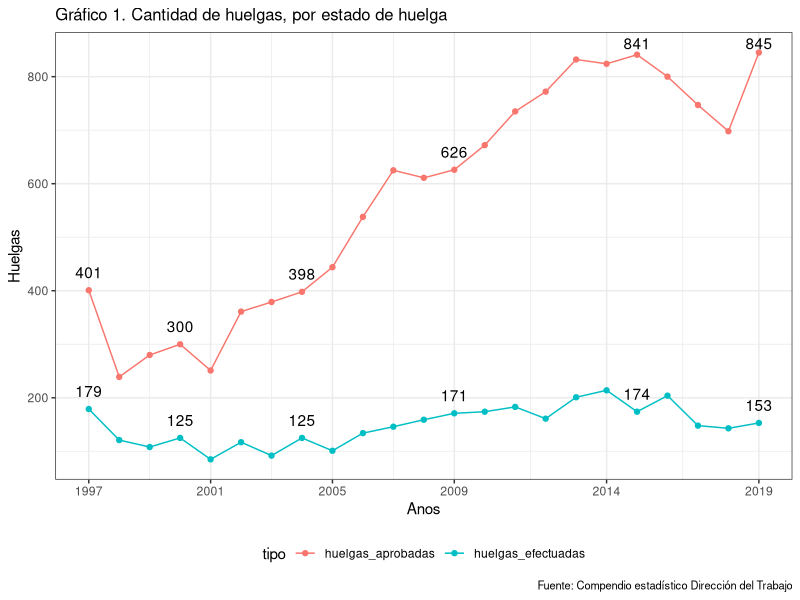
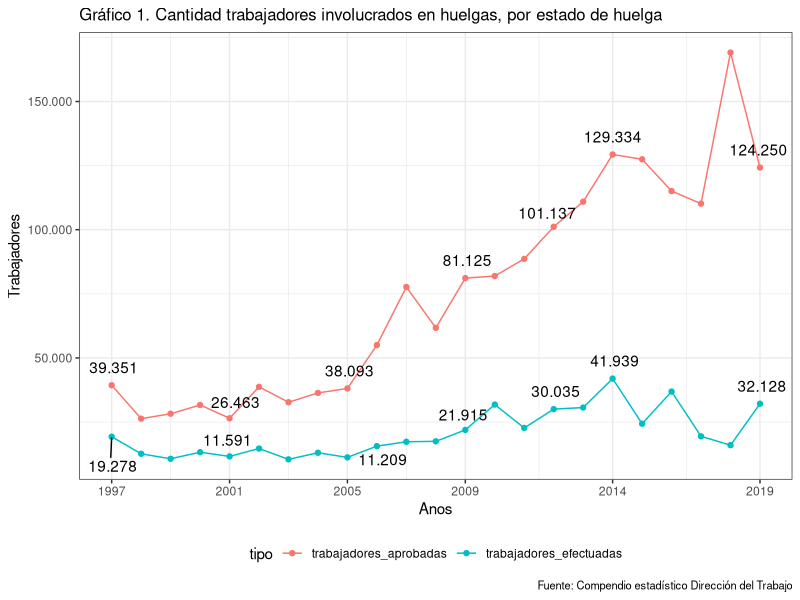
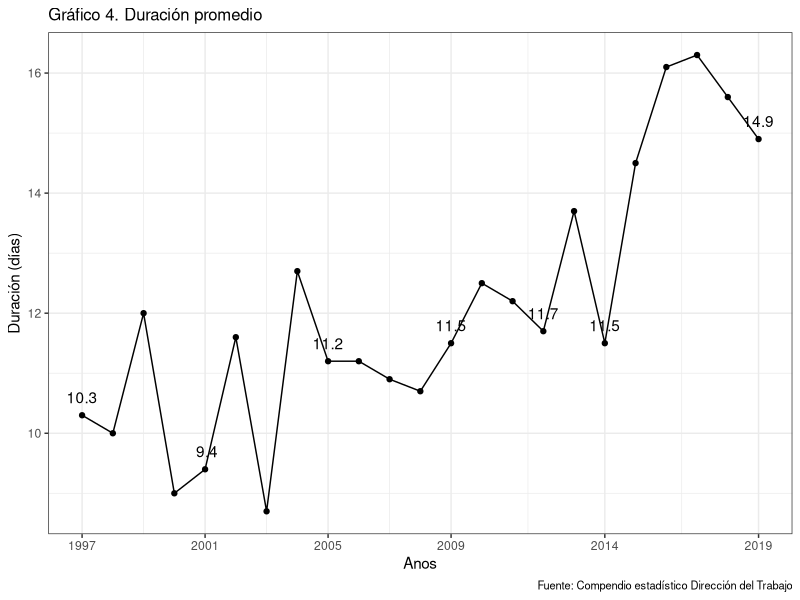
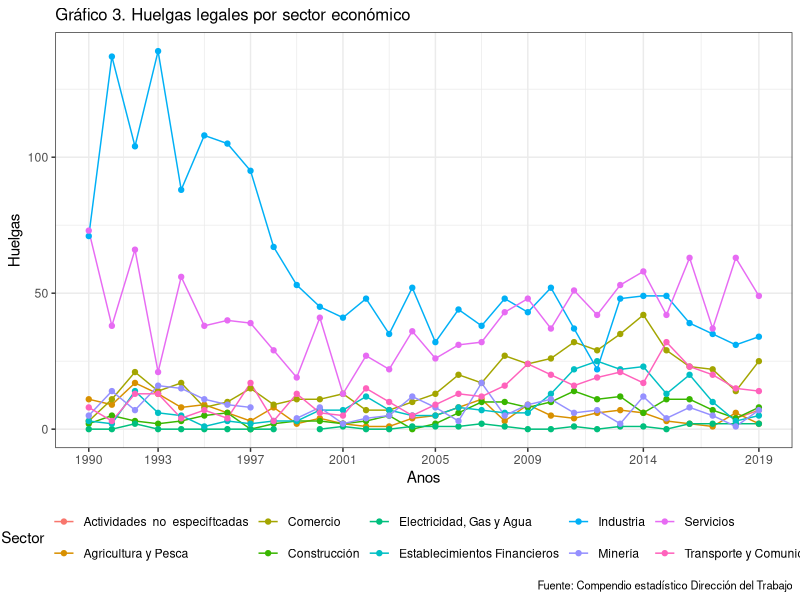
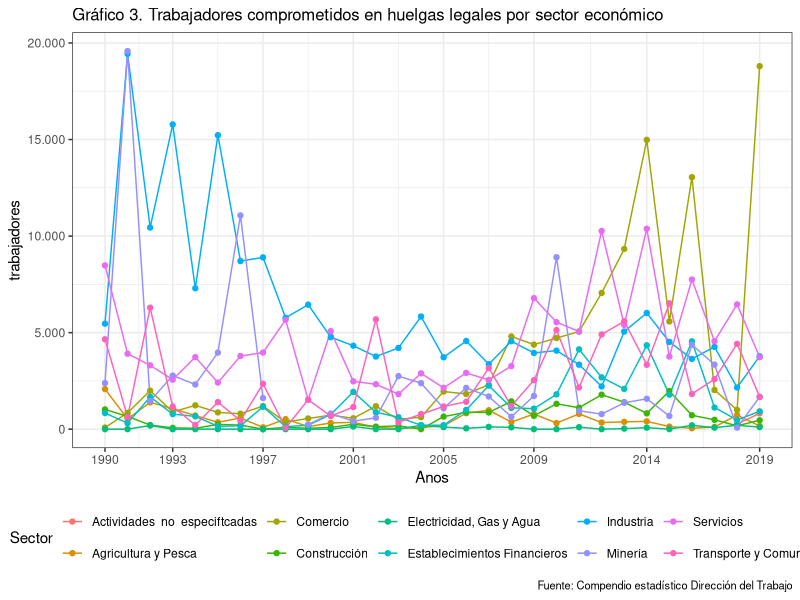
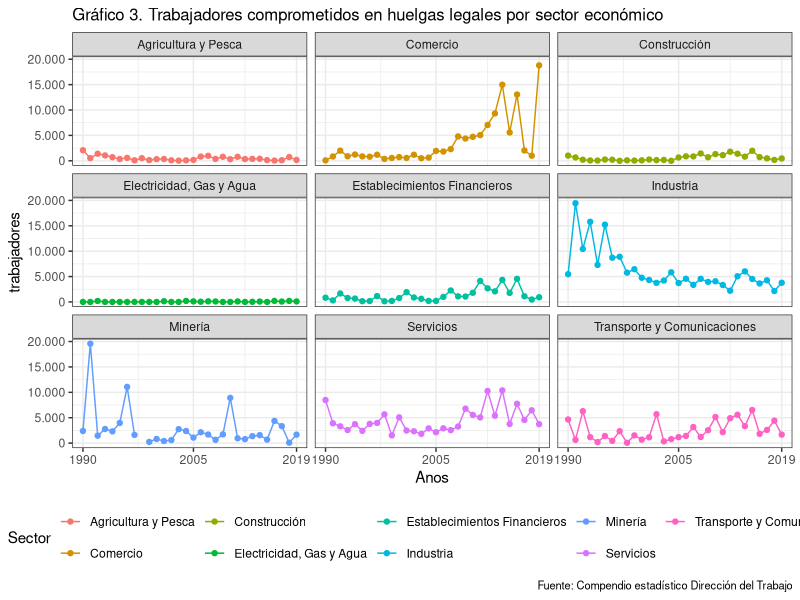
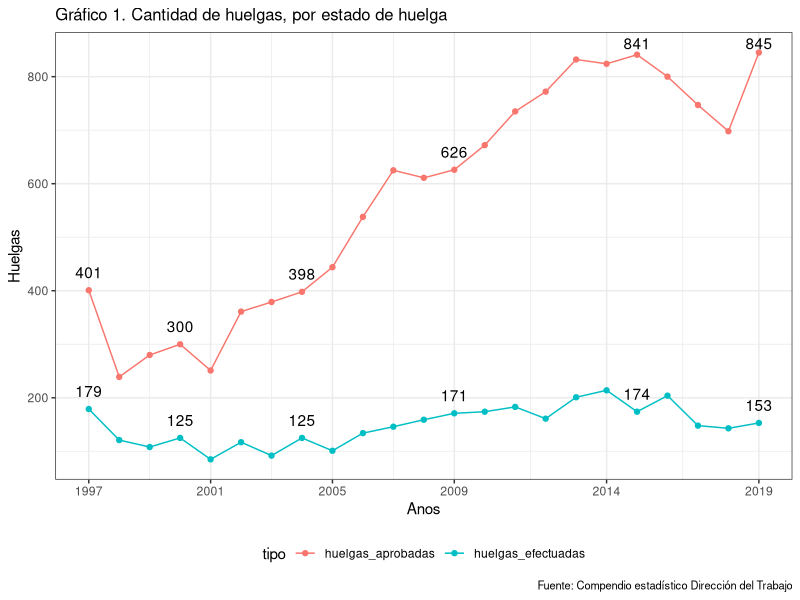
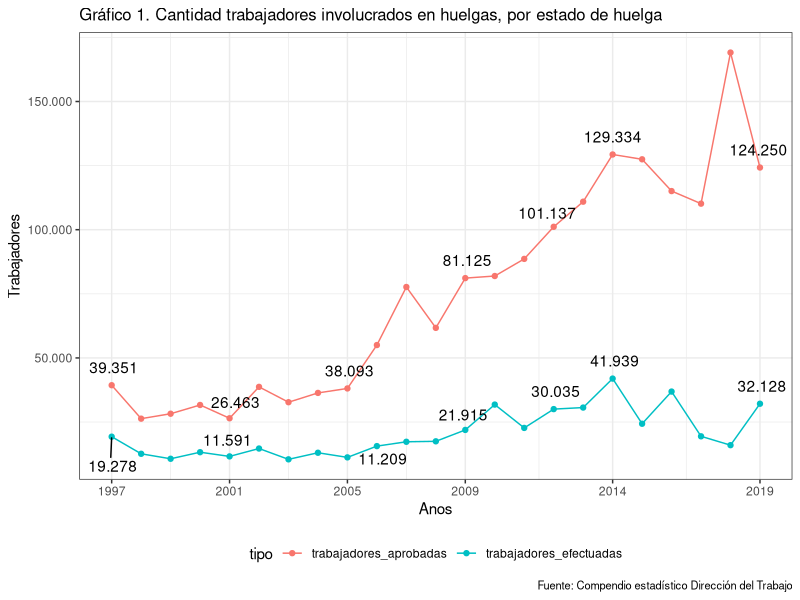

Write R code to recreate these figures, in order. (Note: this script raises an error after producing the figures.)
library(tidyverse)
library(ggrepel)
library(openxlsx)
library(tibble)


# 3. HUELGAS -----------------------------------------------------------------



#### Cuadro1.  ####

f0<-c("ano",
      "huelgas_aprobadas",
      "trabajadores_aprobadas",
      "huelgas_efectuadas",
      "trabajadores_efectuadas")

cuadro1<-rbind(
c(1997 ,401 ,39351 ,179 , 19278),
c(1998 ,239 ,26308 ,121 , 12608),
c(1999 ,280 ,28236 ,108 , 10667),
c(2000 ,300 ,31645 ,125 , 13227),
c(2001 ,251 ,26463 ,85 ,  11591),
c(2002 ,361 ,38708 ,117 , 14662),
c(2003 ,379 ,32722 ,92  , 10443),
c(2004 ,398 ,36352 ,125 , 13013),
c(2005 ,444 ,38093 ,101 , 11209),
c(2006 ,538 ,55017 ,134 , 15602),
c(2007 ,625 ,77659 ,146 , 17294),
c(2008 ,611 ,61721 ,159 , 17473),
c(2009 ,626 ,81125 ,171 , 21915),
c(2010 ,672 ,81940 ,174 , 31799),
c(2011 ,735 ,88617 ,183 , 22698),
c(2012 ,772 ,101137, 161, 30035),
c(2013 ,832 ,110929, 201, 30638),
c(2014 ,824 ,129334, 214, 41939),
c(2015 ,841 ,127458, 174, 24325),
c(2016 ,800 ,115064, 204, 36876),
c(2017 ,747 ,110158, 148, 19425),
c(2018 ,698 ,169087, 143, 15969),
c(2019, 845, 124250, 153, 32128)
)

cuadro1<-cuadro1 %>% as.data.frame()
names(cuadro1)<-f0
cuadro1


# Grafico 1
cuadro1 %>% select(ano,huelgas_aprobadas,huelgas_efectuadas) %>% 
  gather(tipo,huelgas,-ano) %>% mutate(huelgas=as.numeric(huelgas)) %>% 
  ggplot(aes(x=ano,y=huelgas,color=tipo)) + geom_line() + geom_point() + theme_bw() + 
  labs(title = "Gráfico 1. Cantidad de huelgas, por estado de huelga",
       x="Anos",
       y = "Huelgas",
       caption = "Fuente: Compendio estadístico Dirección del Trabajo") + 
  theme(legend.position = "bottom",plot.title = element_text(size=12),
        plot.subtitle = element_text(size=10),
        plot.caption = element_text(size=8)) + 
  geom_text_repel(aes(label=ifelse(ano%in%c(1997,2000,2004,2009,2015,2019),format(round(huelgas,1)),"")), vjust=-1,colour="black") +
  scale_x_continuous(limits = c(1997, 2019),breaks = c(1997,2001,2005,2009,2014,2019))
  
  
  ggsave(
    plot = last_plot(),
    filename = "Output/Graficos/3. HUELGAS/grafico1.A.Cantidad de huelgas, por estado de huelga.png",
    device = "png",
    dpi = "retina",
    units = "cm",
    width = 33,
    height = 17
  )


  cuadro1 %>% select(ano,trabajadores_aprobadas,trabajadores_efectuadas) %>% 
    gather(tipo,huelgas,-ano) %>% mutate(huelgas=as.numeric(huelgas)) %>% 
    ggplot(aes(x=ano,y=huelgas,color=tipo)) + geom_line() + geom_point() + theme_bw() + 
    labs(title = "Gráfico 1. Cantidad trabajadores involucrados en huelgas, por estado de huelga",
         x="Anos",
         y = "Trabajadores",
         caption = "Fuente: Compendio estadístico Dirección del Trabajo") + 
    theme(legend.position = "bottom",plot.title = element_text(size=12),
          plot.subtitle = element_text(size=10),
          plot.caption = element_text(size=8)) + 
    geom_text_repel(aes(label=ifelse(ano%in%c(1997,2001,2005,2009,2012,2014,2019),format(round(huelgas,1),big.mark = ".", scientific = FALSE),"")), vjust=-1,colour="black") +
    scale_y_continuous(labels=function(x) format(x, big.mark = ".", scientific = FALSE))+
    scale_x_continuous(limits = c(1997, 2019),breaks = c(1997,2001,2005,2009,2014,2019))
  
  
  ggsave(
    plot = last_plot(),
    filename = "Output/Graficos/3. HUELGAS/grafico1.B.Cantidad de trabajadores involucrados en huelgas, por estado de huelga.png",
    device = "png",
    dpi = "retina",
    units = "cm",
    width = 33,
    height = 17
  )
  

  #### Cuadro4.  ####
  
  f0<-c("ano",
        "huelgas_terminadas" ,
        "trabajadores" ,
        "dias" ,
        "promedio dias",
        "dias trabajador",
        "dias promedio por trabajador")
  
  cuadro2<-rbind(
  
    c(1997, 179 ,19278 ,1850, 10.3 ,250599 ,NA),
    c(1998, 121 ,12608 ,1204, 10.0 ,123507 ,NA),
    c(1999, 108 ,10667 ,1308, 12.0 ,103232 ,NA),
    c(2000, 125 ,13227 ,1121,  9.0  ,114306 ,NA),
    c(2001, 86  ,11591,  805,  9.4  ,127157 ,NA),
    c(2002, 117 ,14662 ,1363, 11.6 ,207224 ,NA),
    c(2003, 92  ,10443,  802,  8.7 ,  73467 ,NA),
    c(2004, 125 ,13013 ,1586, 12.7 ,172858 ,NA),
    c(2005, 101 ,11209 ,1131, 11.2 , 99931  ,NA),
    c(2006, 134 ,15602 ,1501, 11.2 ,195344 ,NA),
    c(2007, 146 ,17294 ,1593, 10.9 ,163770 ,NA),
    c(2008, 159 ,17473 ,1701, 10.7 ,202178 ,NA),
    c(2009, 171 ,21915 ,1961, 11.5 ,242508 ,NA),
    c(2010, 174 ,31799 ,2178, 12.5 ,333822 ,NA),
    c(2011, 183 ,22698 ,2227, 12.2 ,257591 ,NA),
    c(2012, 161 ,30035 ,1886, 11.7 ,252316 ,NA),
    c(2013, 201 ,30638 ,2756, 13.7 ,412379 ,NA),
    c(2014, 214 ,41939 ,2463, 11.5 ,443517 ,NA),
    c(2015, 174 ,24325 ,2524, 14.5 ,330509 ,NA),
    c(2016, 204 ,36876 ,3279, 16.1 ,606590 ,NA),
    c(2017, 148 ,19425 ,2406, 16.3 ,383738 ,NA),
    c(2018, 143 ,15969 ,2233, 15.6 ,242902 ,15.2),
    c(2019, 153, 32128, 2287, 14.9, 382083, 11.9)
  
)
  
  cuadro2<-cuadro2 %>% as.data.frame()
  names(cuadro2)<-f0
  cuadro2
  
  
  cuadro2 %>% mutate(`promedio dias`=as.numeric(`promedio dias`)) %>% 
    ggplot(aes(x=ano,y=`promedio dias`)) + geom_line() + geom_point() + theme_bw() + 
    labs(title = "Gráfico 4. Duración promedio",
         x="Anos",
         y = "Duración (días)",
         caption = "Fuente: Compendio estadístico Dirección del Trabajo") + 
    theme(legend.position = "bottom",plot.title = element_text(size=12),
          plot.subtitle = element_text(size=10),
          plot.caption = element_text(size=8)) + 
    geom_text_repel(aes(label=ifelse(ano%in%c(1997,2001,2005,2009,2012,2014,2019),format(round(`promedio dias`,1),big.mark = ".", scientific = FALSE),"")), vjust=-1,colour="black") +
    scale_y_continuous(labels=function(x) format(x, big.mark = ".", scientific = FALSE))+
    scale_x_continuous(limits = c(1997, 2019),breaks = c(1997,2001,2005,2009,2014,2019))
  

  ggsave(
    plot = last_plot(),
    filename = "Output/Graficos/3. HUELGAS/grafico4.Duración promedio.png",
    device = "png",
    dpi = "retina",
    units = "cm",
    width = 33,
    height = 17
  )
  
  
  #### Cuadro por sectores (no está en compendio, construido en base a anuario 2018 y archivo excel en PC)
  
  cuadro3_2018_sexo<-read.xlsx("Input/Ilovepdf/3. HUELGAS (ANUARIO 2018).xlsx",sheet = 3,rows=c(3:26),cols=c(1:5),na.strings = "**")
  cuadro3_2018_huelgas<-cuadro3_2018_sexo %>% select(1,2)
  names(cuadro3_2018_huelgas)<-c("Rama.Actividad.Económica","huelgas_terminadas")
  
  cuadro3_2018_huelgas<-cuadro3_2018_huelgas %>% add_row(Rama.Actividad.Económica="Agricultura  y  pesca",
                                     `huelgas_terminadas`=sum(.$`huelgas_terminadas`[1])) %>% 
    
    add_row(Rama.Actividad.Económica="Minería",
            `huelgas_terminadas`=sum(.$`huelgas_terminadas`[2])) %>%
    
    add_row(Rama.Actividad.Económica="Industria",
            `huelgas_terminadas`=sum(.$`huelgas_terminadas`[3])) %>%
    
    add_row(Rama.Actividad.Económica="Electricidad,  gas  y  agua",
            `huelgas_terminadas`=sum(.$`huelgas_terminadas`[4]+.$`huelgas_terminadas`[5])) %>%
    
    add_row(Rama.Actividad.Económica="Construcción",
            `huelgas_terminadas`=sum(.$`huelgas_terminadas`[6])) %>%
    
    add_row(Rama.Actividad.Económica="Comercio",
            `huelgas_terminadas`=sum(.$`huelgas_terminadas`[7]+.$`huelgas_terminadas`[9])) %>%
    
    add_row(Rama.Actividad.Económica="Transporte  y  comunicaciones",
            `huelgas_terminadas`=sum(.$`huelgas_terminadas`[8]+.$`huelgas_terminadas`[10])) %>%
    
    add_row(Rama.Actividad.Económica="Establecimientos  ftnancieros",
            `huelgas_terminadas`=sum(.$`huelgas_terminadas`[11]+.$`huelgas_terminadas`[12])) %>%
    
    add_row(Rama.Actividad.Económica="Servicios",
            `huelgas_terminadas`=sum(.$`huelgas_terminadas`[13]+.$`huelgas_terminadas`[14]+.$`huelgas_terminadas`[15]+.$`huelgas_terminadas`[16]+.$`huelgas_terminadas`[17]+.$`huelgas_terminadas`[18]+.$`huelgas_terminadas`[19]+.$`huelgas_terminadas`[20]+.$`huelgas_terminadas`[21])) %>%
    
    add_row(Rama.Actividad.Económica="Actividades  no  especiftcadas",
            `huelgas_terminadas`=sum(.$`huelgas_terminadas`[22]))
  
  
  
  cuadro3_2019_sexo<-read.xlsx("Input/Ilovepdf/5.huelgas_2019.xlsx",sheet = 3,rows=c(3:26),cols=c(1:5),na.strings = "**")
  cuadro3_2019_huelgas<-cuadro3_2019_sexo %>% select(1,2)
  names(cuadro3_2019_huelgas)<-c("Rama.Actividad.Económica","huelgas_terminadas")
  
  cuadro3_2019_huelgas<-cuadro3_2019_huelgas %>% add_row(Rama.Actividad.Económica="Agricultura  y  pesca",
                                                         `huelgas_terminadas`=sum(.$`huelgas_terminadas`[1])) %>% 
    
    add_row(Rama.Actividad.Económica="Minería",
            `huelgas_terminadas`=sum(.$`huelgas_terminadas`[2])) %>%
    
    add_row(Rama.Actividad.Económica="Industria",
            `huelgas_terminadas`=sum(.$`huelgas_terminadas`[3])) %>%
    
    add_row(Rama.Actividad.Económica="Electricidad,  gas  y  agua",
            `huelgas_terminadas`=sum(.$`huelgas_terminadas`[4]+.$`huelgas_terminadas`[5])) %>%
    
    add_row(Rama.Actividad.Económica="Construcción",
            `huelgas_terminadas`=sum(.$`huelgas_terminadas`[6])) %>%
    
    add_row(Rama.Actividad.Económica="Comercio",
            `huelgas_terminadas`=sum(.$`huelgas_terminadas`[7]+.$`huelgas_terminadas`[9])) %>%
    
    add_row(Rama.Actividad.Económica="Transporte  y  comunicaciones",
            `huelgas_terminadas`=sum(.$`huelgas_terminadas`[8]+.$`huelgas_terminadas`[10])) %>%
    
    add_row(Rama.Actividad.Económica="Establecimientos  ftnancieros",
            `huelgas_terminadas`=sum(.$`huelgas_terminadas`[11]+.$`huelgas_terminadas`[12])) %>%
    
    add_row(Rama.Actividad.Económica="Servicios",
            `huelgas_terminadas`=sum(.$`huelgas_terminadas`[13]+.$`huelgas_terminadas`[14]+.$`huelgas_terminadas`[15]+.$`huelgas_terminadas`[16]+.$`huelgas_terminadas`[17]+.$`huelgas_terminadas`[18]+.$`huelgas_terminadas`[19]+.$`huelgas_terminadas`[20]+.$`huelgas_terminadas`[21])) %>%
    
    add_row(Rama.Actividad.Económica="Actividades  no  especiftcadas",
            `huelgas_terminadas`=sum(.$`huelgas_terminadas`[22]))
  
  
  
  
  
  cuadro3_2018_trabajadores<-cuadro3_2018_sexo %>% select(1,5)
  names(cuadro3_2018_trabajadores)<-c("Rama.Actividad.Económica","trabajadores")
  
  cuadro3_2018_trabajadores<-cuadro3_2018_trabajadores %>% add_row(Rama.Actividad.Económica="Agricultura  y  pesca",
                                                         `trabajadores`=sum(.$`trabajadores`[1])) %>% 
    
    add_row(Rama.Actividad.Económica="Minería",
            `trabajadores`=sum(.$`trabajadores`[2])) %>%
    
    add_row(Rama.Actividad.Económica="Industria",
            `trabajadores`=sum(.$`trabajadores`[3])) %>%
    
    add_row(Rama.Actividad.Económica="Electricidad,  gas  y  agua",
            `trabajadores`=sum(.$`trabajadores`[4]+.$`trabajadores`[5])) %>%
    
    add_row(Rama.Actividad.Económica="Construcción",
            `trabajadores`=sum(.$`trabajadores`[6])) %>%
    
    add_row(Rama.Actividad.Económica="Comercio",
            `trabajadores`=sum(.$`trabajadores`[7]+.$`trabajadores`[9])) %>%
    
    add_row(Rama.Actividad.Económica="Transporte  y  comunicaciones",
            `trabajadores`=sum(.$`trabajadores`[8]+.$`trabajadores`[10])) %>%
    
    add_row(Rama.Actividad.Económica="Establecimientos  ftnancieros",
            `trabajadores`=sum(.$`trabajadores`[11]+.$`trabajadores`[12])) %>%
    
    add_row(Rama.Actividad.Económica="Servicios",
            `trabajadores`=sum(.$`trabajadores`[13]+.$`trabajadores`[14]+.$`trabajadores`[15]+.$`trabajadores`[16]+.$`trabajadores`[17]+.$`trabajadores`[18]+.$`trabajadores`[19]+.$`trabajadores`[20]+.$`trabajadores`[21])) %>%
    
    add_row(Rama.Actividad.Económica="Actividades  no  especiftcadas",
            `trabajadores`=sum(.$`trabajadores`[22]))
  
  
  
  cuadro3_2019_trabajadores<-cuadro3_2019_sexo %>% select(1,5)
  names(cuadro3_2019_trabajadores)<-c("Rama.Actividad.Económica","trabajadores")
  
  cuadro3_2019_trabajadores<-cuadro3_2019_trabajadores %>% add_row(Rama.Actividad.Económica="Agricultura  y  pesca",
                                                                   `trabajadores`=sum(.$`trabajadores`[1])) %>% 
    
    add_row(Rama.Actividad.Económica="Minería",
            `trabajadores`=sum(.$`trabajadores`[2])) %>%
    
    add_row(Rama.Actividad.Económica="Industria",
            `trabajadores`=sum(.$`trabajadores`[3])) %>%
    
    add_row(Rama.Actividad.Económica="Electricidad,  gas  y  agua",
            `trabajadores`=sum(.$`trabajadores`[4]+.$`trabajadores`[5])) %>%
    
    add_row(Rama.Actividad.Económica="Construcción",
            `trabajadores`=sum(.$`trabajadores`[6])) %>%
    
    add_row(Rama.Actividad.Económica="Comercio",
            `trabajadores`=sum(.$`trabajadores`[7]+.$`trabajadores`[9])) %>%
    
    add_row(Rama.Actividad.Económica="Transporte  y  comunicaciones",
            `trabajadores`=sum(.$`trabajadores`[8]+.$`trabajadores`[10])) %>%
    
    add_row(Rama.Actividad.Económica="Establecimientos  ftnancieros",
            `trabajadores`=sum(.$`trabajadores`[11]+.$`trabajadores`[12])) %>%
    
    add_row(Rama.Actividad.Económica="Servicios",
            `trabajadores`=sum(.$`trabajadores`[13]+.$`trabajadores`[14]+.$`trabajadores`[15]+.$`trabajadores`[16]+.$`trabajadores`[17]+.$`trabajadores`[18]+.$`trabajadores`[19]+.$`trabajadores`[20]+.$`trabajadores`[21])) %>%
    
    add_row(Rama.Actividad.Económica="Actividades  no  especiftcadas",
            `trabajadores`=sum(.$`trabajadores`[22]))
  
  
  

  cuadro3_2018_trabajadores<-cuadro3_2018_trabajadores[c(24:33),]
  cuadro3_2018_huelgas     <-cuadro3_2018_huelgas[c(24:33),]
  
  cuadro3_2019_trabajadores<-cuadro3_2019_trabajadores[c(24:33),]
  cuadro3_2019_huelgas     <-cuadro3_2019_huelgas[c(24:33),]
  
  names(cuadro3_2018_trabajadores)<-c("Sector","2018")
  names(cuadro3_2018_huelgas)     <-c("Sector","2018")
  
  names(cuadro3_2019_trabajadores)<-c("Sector","2019")
  names(cuadro3_2019_huelgas)     <-c("Sector","2019")

  
  
  cuadro3<-read.xlsx("Input/Huelgas legales chile DT por sector.xlsx",sheet = 2,rows=c(1:253),cols=c(1:4),na.strings = "**")
  cuadro3<-cuadro3 %>% rename(ano=Año) %>% mutate(ano=round(ano))

  cuadro3_TC<-cuadro3 %>% 
    group_by(ano) %>%
    mutate(row = row_number()) %>% 
    select(Sector,ano,row,TC) %>% 
    tidyr::pivot_wider(names_from = ano,values_from = TC) %>% select(-c(row)) %>% add_row(Sector="Actividades  no  especiftcadas")
  
  cuadro3_huelgas<-cuadro3 %>% 
    group_by(ano) %>%
    mutate(row = row_number()) %>% 
    select(Sector,ano,row,huelgas_efectuadas) %>% 
    tidyr::pivot_wider(names_from = ano,values_from = huelgas_efectuadas) %>% select(-c(row)) %>% add_row(Sector="Actividades  no  especiftcadas")
  
  cuadro3_TC <-cuadro3_TC %>% arrange(Sector)
  cuadro3_2018_trabajadores<-cuadro3_2018_trabajadores %>% arrange(Sector)
  cuadro3_2018_trabajadores<-cuadro3_2018_trabajadores %>% select(`2018`)
  
  cuadro3_2019_trabajadores<-cuadro3_2019_trabajadores %>% arrange(Sector)
  cuadro3_2019_trabajadores<-cuadro3_2019_trabajadores %>% select(`2019`)
  
  cuadro3_TC<-cbind(cuadro3_TC,cuadro3_2018_trabajadores,cuadro3_2019_trabajadores)
  
  cuadro3_huelgas <-cuadro3_huelgas %>% arrange(Sector)
  cuadro3_2018_huelgas<-cuadro3_2018_huelgas %>% arrange(Sector)
  cuadro3_2018_huelgas<-cuadro3_2018_huelgas %>% select(`2018`)
  
  cuadro3_2019_huelgas<-cuadro3_2019_huelgas %>% arrange(Sector)
  cuadro3_2019_huelgas<-cuadro3_2019_huelgas %>% select(`2019`)
  
  cuadro3_huelgas<-cbind(cuadro3_huelgas,cuadro3_2018_huelgas,cuadro3_2019_huelgas)
  
  
  
  cuadro3_huelgas %>%  
    gather(ano,huelgas,-Sector) %>% mutate(huelgas=as.numeric(huelgas),
                                           ano=as.numeric(ano)) %>% 
    ggplot(aes(x=ano,y=huelgas,color=Sector)) + geom_line() + geom_point() + theme_bw() + 
    labs(title = "Gráfico 3. Huelgas legales por sector económico",
         x="Anos",
         y = "Huelgas",
         caption = "Fuente: Compendio estadístico Dirección del Trabajo") + 
    theme(legend.position = "bottom",plot.title = element_text(size=12),
          plot.subtitle = element_text(size=10),
          plot.caption = element_text(size=8)) + 
    scale_y_continuous(labels=function(x) format(x, big.mark = ".", scientific = FALSE))+
    scale_x_continuous(breaks = c(1990,1993,1997,2001,2005,2009,2014,2019))
  
  
  ggsave(
    plot = last_plot(),
    filename = "Output/Graficos/3. HUELGAS/grafico5.Huelgas_por_sector.png",
    device = "png",
    dpi = "retina",
    units = "cm",
    width = 33,
    height = 17
  )
  
  cuadro3_TC %>%  
    gather(ano,trabajadores,-Sector) %>% mutate(trabajadores=as.numeric(trabajadores),
                                           ano=as.numeric(ano)) %>% 
    ggplot(aes(x=ano,y=trabajadores,color=Sector)) + geom_line() + geom_point() + theme_bw() + 
    labs(title = "Gráfico 3. Trabajadores comprometidos en huelgas legales por sector económico",
         x="Anos",
         y = "trabajadores",
         caption = "Fuente: Compendio estadístico Dirección del Trabajo") + 
    theme(legend.position = "bottom",plot.title = element_text(size=12),
          plot.subtitle = element_text(size=10),
          plot.caption = element_text(size=8)) + 
    scale_y_continuous(labels=function(x) format(x, big.mark = ".", scientific = FALSE))+
    scale_x_continuous(breaks = c(1990,1993,1997,2001,2005,2009,2014,2019))
  
  ggsave(
    plot = last_plot(),
    filename = "Output/Graficos/3. HUELGAS/grafico6.TC_por_sector.png",
    device = "png",
    dpi = "retina",
    units = "cm",
    width = 33,
    height = 17
  )
  
  cuadro3_TC %>% filter(Sector!="Actividades  no  especiftcadas") %>% 
    gather(ano,trabajadores,-Sector) %>% mutate(trabajadores=as.numeric(trabajadores),
                                                ano=as.numeric(ano)) %>% 
    ggplot(aes(x=ano,y=trabajadores,color=Sector)) + geom_line() + geom_point() + theme_bw() + facet_wrap(~Sector) + 
    labs(title = "Gráfico 3. Trabajadores comprometidos en huelgas legales por sector económico",
         x="Anos",
         y = "trabajadores",
         caption = "Fuente: Compendio estadístico Dirección del Trabajo") + 
    theme(legend.position = "bottom",plot.title = element_text(size=12),
          plot.subtitle = element_text(size=10),
          plot.caption = element_text(size=8)) + 
    scale_y_continuous(labels=function(x) format(x, big.mark = ".", scientific = FALSE))+
    scale_x_continuous(breaks = c(1990,2005,2019))
  
  ggsave(
    plot = last_plot(),
    filename = "Output/Graficos/3. HUELGAS/grafico7.TC_por_sector_facet.png",
    device = "png",
    dpi = "retina",
    units = "cm",
    width = 33,
    height = 17
  )


#### Guardar tablas ####
library(writexl)
write_xlsx(cuadro1,"Output/Cuadros/3. HUELGAS/cuadro1.xlsx", col_names = TRUE,format_headers = TRUE)
write_xlsx(cuadro2,"Output/Cuadros/3. HUELGAS/cuadro2.xlsx", col_names = TRUE,format_headers = TRUE)
write_xlsx(cuadro3_TC,"Output/Cuadros/3. HUELGAS/cuadro3_TC.xlsx", col_names = TRUE,format_headers = TRUE)
write_xlsx(cuadro3_huelgas,"Output/Cuadros/3. HUELGAS/cuadro3_huelgas.xlsx", col_names = TRUE,format_headers = TRUE)
